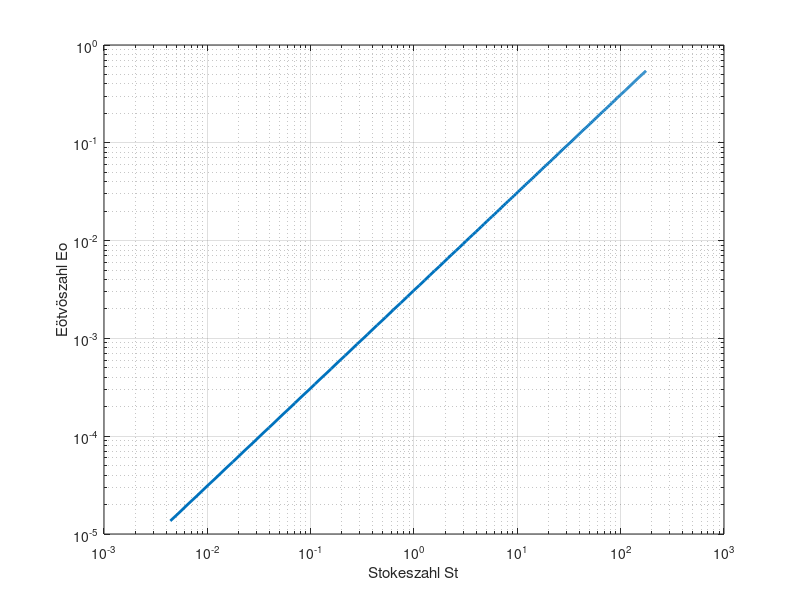

Here is the MATLAB script that generated this plot:
% Konstanten
rho_l = 1000;      % Dichte Flüssigkeit [kg/m^3]
rho_g = 1.2;       % Dichte Gas [kg/m^3]
rho_p = 7900;      % Partikeldichte [kg/m^3]
g = 9.81;          % Erdbeschleunigung [m/s^2]
sigma = 0.072;     % Oberflächenspannung [N/m]
mu = 1e-3;         % dynamische Viskosität [Pa s]
tau_f = 0.01;      % charakteristische Strömungszeit [s]

% Partikeldurchmesser
d = linspace(1e-5, 2e-3, 200);  % [m]
v = randi(500,1,200);
% Eötvöszahl
Eo = (rho_l - rho_g) .* g .* d.^2 ./ sigma; % Gravitationskräfte zu Oberflächenspannungskräfte

% Stokeszahl
tau_p = rho_p .* d.^2 ./ (18 * mu);
St = tau_p ./ tau_f     % Partikelträgheit zur Strömungsgeschwindigkeit des Fluids

% Plot
figure
loglog(St, Eo, 'LineWidth', 2)
xlabel('Stokeszahl St')
ylabel('Eötvöszahl Eo')
grid on
